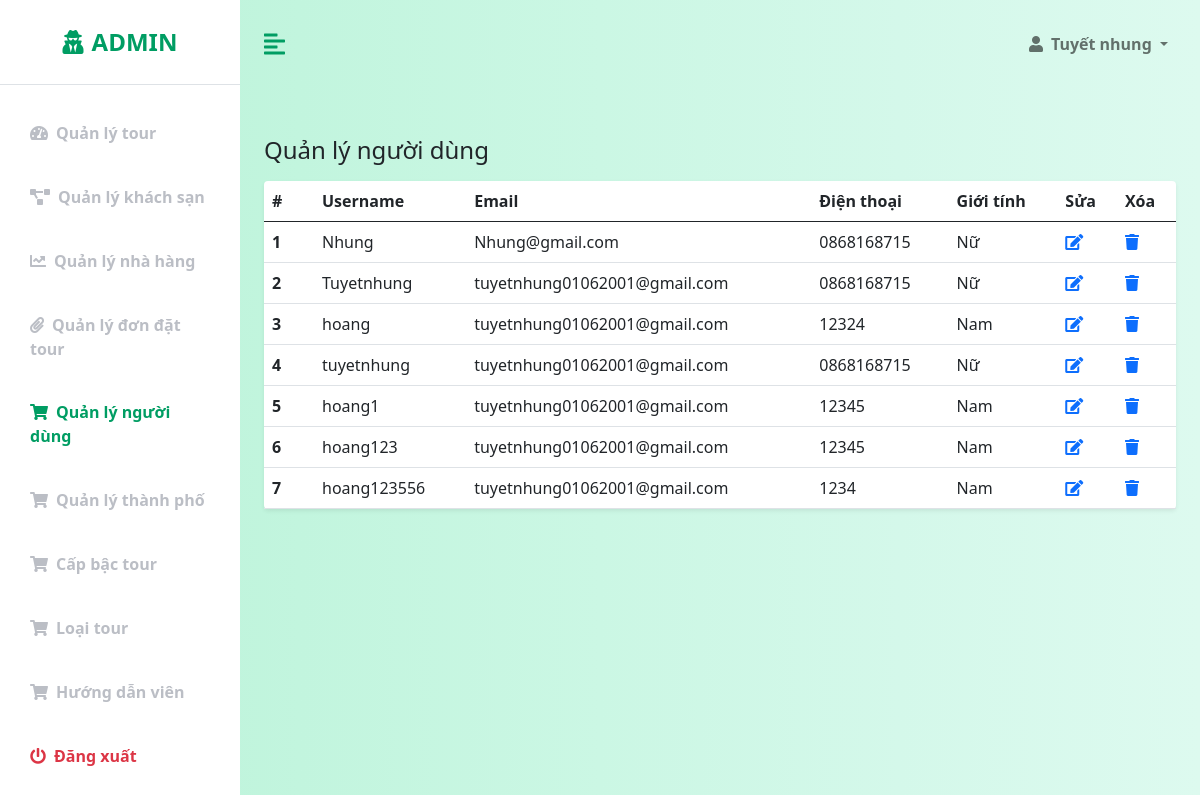
/admin/QLND.php, run on an earlier commit of the app's database.
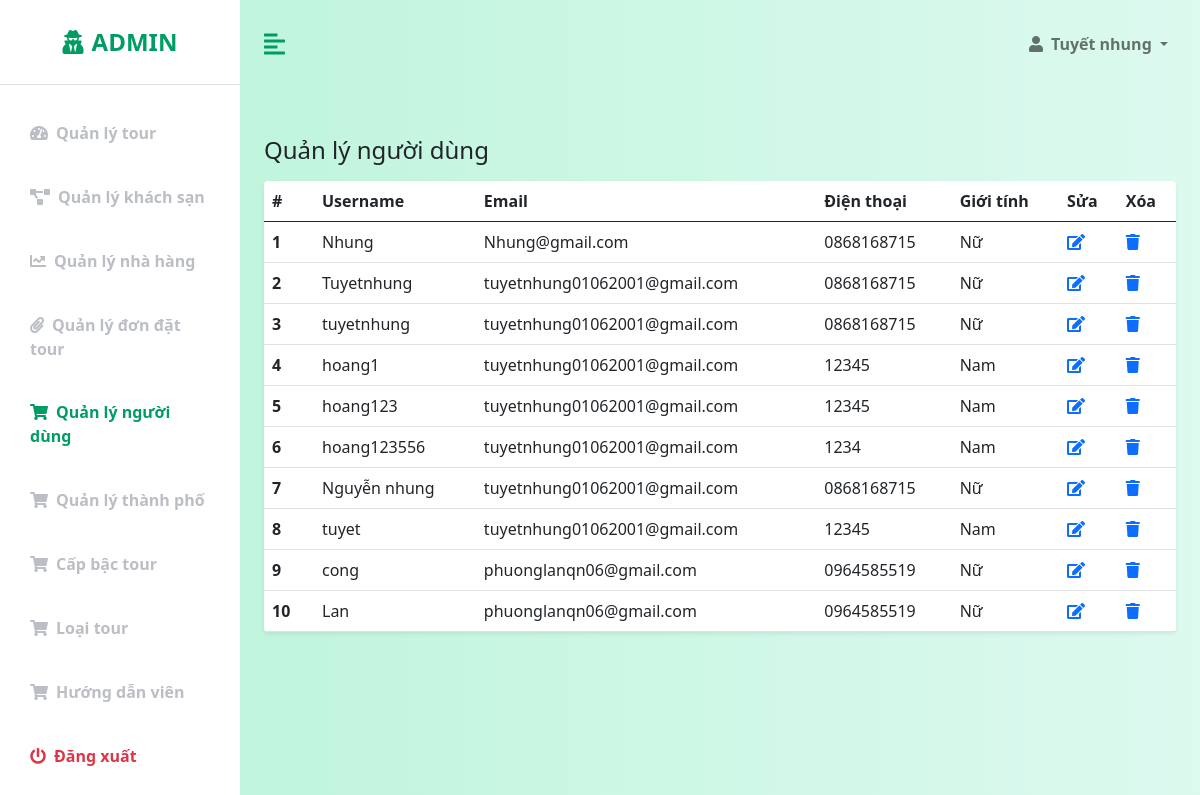
And on a later commit of the database.
### tables this page shows
CREATE TABLE `customers` (
  `customer_id` int(11) NOT NULL,
  `user_name` varchar(50) NOT NULL,
  `password` varchar(50) NOT NULL,
  `email` varchar(50) NOT NULL,
  `birthday` datetime NOT NULL,
  `phone_number` varchar(10) NOT NULL,
  `name` varchar(50) NOT NULL,
  `gender` int(1) NOT NULL,
  `status` int(1) NOT NULL,
  `code` varchar(32) NOT NULL,
  `is_admin` int(10) NOT NULL,
  `date_created` datetime NOT NULL DEFAULT current_timestamp()
);

### config/database-function.php (called while the page is built, shortened)
<?php
    require_once('database-connection.php');
    function simpleQuery($sql, bool $isGet = true, $params = []){
        global $conn;
        $stmt = $conn -> prepare($sql);
        $stmt -> execute();
        if($isGet){
            $record = $stmt -> get_result() -> fetch_all(MYSQLI_ASSOC);
            return $record;
        }else{
            return $stmt;
        }
    }
?>

### admin/QLND.php (the view, shortened to what this page needs)
<?php
    require('templates-admin/header.php');
?>
            <div class="container-fluid px-4">
                <div class="row my-5">
                    <h3 class="fs-4 mb-3">Quản lý người dùng</h3>
                    <div class="col">
                        <table class="table bg-white rounded shadow-sm  table-hover">
                            <thead>
                                <tr>
                                    <th scope="col" width="50">#</th>
                                    <th scope="col">Username</th>
                                    <th scope="col">Email</th>
                                    <th scope="col">Điện thoại</th>
                                    <th scope="col">Giới tính</th>
                                    <th scope="col">Sửa</th>
                                    <th scope="col">Xóa</th>
                                </tr>
                            </thead>
                            <tbody>
                                <?php
                                    $i = 1;
                                    $sql = "select * from customers";
                                    $rows = simpleQuery($sql);
                                    foreach($rows as $row){
                                        echo '
                                            <tr>
                                                <th scope="row">'.$i.'</th>
                                                <td>'.$row["user_name"].'</td>
                                                <td>'.$row["email"].'</td>
                                                <td>'.$row["phone_number"].'</td>
                                                <td>';
                                                    if($row["gender"] == 0){
                                                        echo "Nữ";
                                                    }else{
                                                        echo "Nam";
                                                    }
                                                echo '</td>
                                                <td><a href="sua-ND.php?id='.$row["customer_id"].'"><i class="fas fa-edit"></i></a></td>
                                                <td><a href="xoa.php?customers=&id='.$row["customer_id"].'"><i class="fas fa-trash"></i></a></td>
                                            </tr>
                                        ';
                                        $i++;
                                    }
                                ?>
                            </tbody>
                        </table>
                    </div>
                </div>
<?php
    include('templates-admin/footer.php')
?>

### admin/templates-admin/header.php (shortened to what this page needs)
<!DOCTYPE html>
<html lang="en">
<head>
    <link href="https://cdn.jsdelivr.net/npm/bootstrap@5.0.0-beta3/dist/css/bootstrap.min.css" rel="stylesheet" />
    <link rel="stylesheet" href="https://cdnjs.cloudflare.com/ajax/libs/font-awesome/5.15.3/css/all.min.css" />
    <link rel="stylesheet" href="https://cdnjs.cloudflare.com/ajax/libs/font-awesome/5.15.4/css/all.min.css">
    <link rel="stylesheet" href="css-admin/styles.css" />
</head>
<body>
    <div class="d-flex" id="wrapper">
        <div class="bg-white" id="sidebar-wrapper">
            <div class="sidebar-heading text-center py-4 primary-text fs-4 fw-bold text-uppercase border-bottom"><i
                    class="fas fa-user-secret me-2"></i>Admin</div>
            <div class="list-group list-group-flush my-3">
                <a href="index.php" class="list-group-item list-group-item-action bg-transparent second-text fw-bold <?php if($_SESSION["nav"] == "tours") echo "active"; ?>"><i
                        class="fas fa-tachometer-alt me-2"></i>Quản lý tour</a>
                <a href="QLKS.php" class="list-group-item list-group-item-action bg-transparent second-text fw-bold <?php if($_SESSION["nav"] == "hotels") echo "active"; ?>"><i
                        class="fas fa-project-diagram me-2"></i>Quản lý khách sạn</a>
                <a href="QLNH.php" class="list-group-item list-group-item-action bg-transparent second-text fw-bold <?php if($_SESSION["nav"] == "restaurants") echo "active"; ?>"><i
                        class="fas fa-chart-line me-2"></i>Quản lý nhà hàng</a>
                <a href="QLDDTour.php" class="list-group-item list-group-item-action bg-transparent second-text fw-bold <?php if($_SESSION["nav"] == "orders") echo "active"; ?>"><i
                        class="fas fa-paperclip me-2"></i>Quản lý đơn đặt tour</a>
                <a href="QLND.php" class="list-group-item list-group-item-action bg-transparent second-text fw-bold <?php if($_SESSION["nav"] == "customers") echo "active"; ?>"><i
                        class="fas fa-shopping-cart me-2"></i>Quản lý người dùng</a>
                <a href="QLTP.php" class="list-group-item list-group-item-action bg-transparent second-text fw-bold <?php if($_SESSION["nav"] == "cities") echo "active"; ?>"><i
                        class="fas fa-shopping-cart me-2"></i>Quản lý thành phố</a>
                <a href="QLCapTour.php" class="list-group-item list-group-item-action bg-transparent second-text fw-bold <?php if($_SESSION["nav"] == "ranks") echo "active"; ?>"><i
                        class="fas fa-shopping-cart me-2"></i>Cấp bậc tour</a>
                <a href="QLLoaiTour.php" class="list-group-item list-group-item-action bg-transparent second-text fw-bold <?php if($_SESSION["nav"] == "tourtypes") echo "active"; ?>"><i
                        class="fas fa-shopping-cart me-2"></i>Loại tour</a>
                <a href="QLHDVien.php" class="list-group-item list-group-item-action bg-transparent second-text fw-bold <?php if($_SESSION["nav"] == "tourguides") echo "active"; ?>"><i
                        class="fas fa-shopping-cart me-2"></i>Hướng dẫn viên</a>
                <a href="logout.php" class="list-group-item list-group-item-action bg-transparent text-danger fw-bold"><i
                        class="fas fa-power-off me-2"></i>Đăng xuất</a>
            </div>
        </div>
        <div id="page-content-wrapper">
            <nav class="navbar navbar-expand-lg navbar-light bg-transparent py-4 px-4">
                <div class="d-flex align-items-center">
                    <i class="fas fa-align-left primary-text fs-4 me-3" id="menu-toggle"></i>
                </div>
                <div class="collapse navbar-collapse" id="navbarSupportedContent">
                    <ul class="navbar-nav ms-auto mb-2 mb-lg-0">
                        <li class="nav-item dropdown">
                            <a class="nav-link dropdown-toggle second-text fw-bold" href="#" id="navbarDropdown"
                                role="button" data-bs-toggle="dropdown" aria-expanded="false">
                                <i class="fas fa-user me-2"></i>Tuyết nhung
                            </a>
                        </li>
                    </ul>
                </div>
            </nav>

### admin/templates-admin/footer.php (shortened to what this page needs)
</div>
        </div>
    </div>
</body>
</html>

### admin/css-admin/styles.css (style rules this page uses)
:root { --main-bg-color: #009d63; --main-text-color: #009d63; --second-text-color: #bbbec5; --second-bg-color: #c1efde; }
.primary-text { color: var(--main-text-color); }
.second-text { color: var(--second-text-color); }
#wrapper { overflow-x: hidden; background-image: linear-gradient( to right, #baf3d7, #c2f5de, #cbf7e4, #d4f8ea, #ddfaef ); }
#sidebar-wrapper { min-height: 100vh; margin-left: -15rem; -webkit-transition: margin 0.25s ease-out; -moz-transition: margin 0.25s ease-out; -o-transition: margin 0.25s ease-out; transition: margin 0.25s ease-out; }
#sidebar-wrapper .sidebar-heading { padding: 0.875rem 1.25rem; font-size: 1.2rem; }
#sidebar-wrapper .list-group { width: 15rem; }
#page-content-wrapper { min-width: 100vw; }
#menu-toggle { cursor: pointer; }
.list-group-item { border: none; padding: 20px 30px; }
.list-group-item.active { background-color: transparent; color: var(--main-text-color); font-weight: bold; border: none; }
@media (min-width: 768px) { #sidebar-wrapper { margin-left: 0; } }
@media (min-width: 768px) { #page-content-wrapper { min-width: 0; width: 100%; } }

What changed in the data, as far as the page shows it:
removed customers: user_name "hoang", email "tuyetnhung01062001@gmail.com", phone_number "12324", gender "Nam"
added customers: user_name "Nguyễn nhung", email "tuyetnhung01062001@gmail.com", phone_number "0868168715", gender "Nữ"
added customers: user_name "tuyet", email "tuyetnhung01062001@gmail.com", phone_number "12345", gender "Nam"
added customers: user_name "cong", email "phuonglanqn06@gmail.com", phone_number "0964585519", gender "Nữ"
added customers: user_name "Lan", email "phuonglanqn06@gmail.com", phone_number "0964585519", gender "Nữ"
